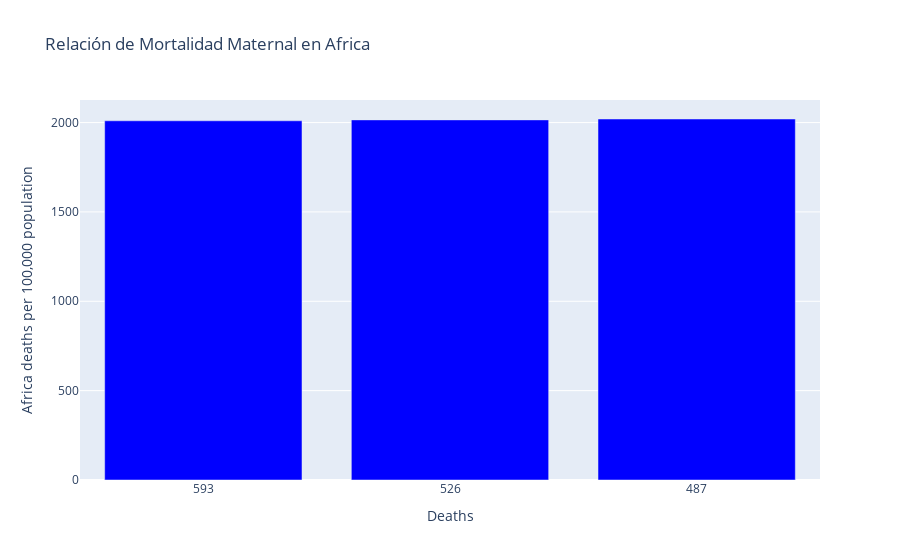

Notebook code for this chart:
### Code cell
gf3 = go.Figure()
gf3.add_trace(go.Bar(x = df_ratiomor['Maternal mortality ratio (deaths per 100,000 population)'], y = df_ratiomor['Year'],
                     name = 'Ratio Mortality',
                     marker = dict(color = 'blue')))
gf3.update_layout(title = 'Relación de Mortalidad Maternal en Africa',
xaxis_title = 'Deaths',
yaxis_title = 'Africa deaths per 100,000 population')
gf3.show()

### Figure 1 — Plotly figure (JSON) as saved in the notebook; plotly's stock layout.template omitted (floating-point values rounded to 4 significant figures)
{"data": [{"marker": {"color": "blue"}, "name": "Ratio Mortality", "type": "bar", "x": ["593", "526", "487"], "y": [2010, 2015, 2020]}], "layout": {"title": {"text": "Relación de Mortalidad Maternal en Africa"}, "xaxis": {"title": {"text": "Deaths"}}, "yaxis": {"title": {"text": "Africa deaths per 100,000 population"}}}}
